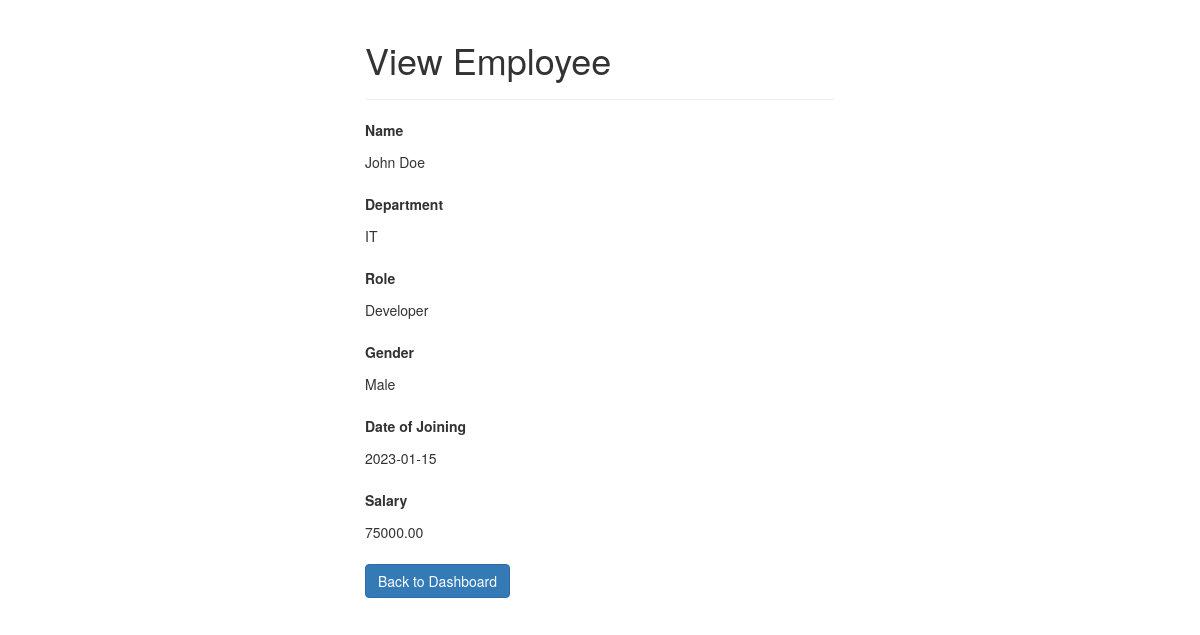
Screenshot of /view_employee.php?id=1 with the database file from the repository.
### tables this page shows
CREATE TABLE IF NOT EXISTS employees (
    id INT NOT NULL PRIMARY KEY AUTO_INCREMENT,
    name VARCHAR(100) NOT NULL,
    department VARCHAR(100) NOT NULL,
    role VARCHAR(100) NOT NULL,
    gender ENUM('Male', 'Female', 'Other') NOT NULL,
    date_of_joining DATE NOT NULL,
    salary DECIMAL(10, 2) NOT NULL,
    performance_score INT,
    projects_completed INT,
    training_hours INT,
    last_promotion_date DATE
);

### view_employee.php (the view, shortened to what this page needs)
<?php
require_once "config.php";
if(isset($_GET["id"]) && !empty(trim($_GET["id"]))){
    $sql = "SELECT * FROM employees WHERE id = ?";
    if($stmt = mysqli_prepare($link, $sql)){
        mysqli_stmt_bind_param($stmt, "i", $param_id);
        if(mysqli_stmt_execute($stmt)){
            $result = mysqli_stmt_get_result($stmt);
            if(mysqli_num_rows($result) == 1){
                $row = mysqli_fetch_array($result, MYSQLI_ASSOC);
                $name = $row["name"];
                $department = $row["department"];
                $role = $row["role"];
                $gender = $row["gender"];
                $date_of_joining = $row["date_of_joining"];
                $salary = $row["salary"];
            } else{
                header("location: error.php");
                exit();
            }
        } else{
            echo "Oops! Something went wrong. Please try again later.";
        }
    }
} else{
    header("location: error.php");
    exit();
}
?>
<!DOCTYPE html>
<html lang="en">
<head>
    <link rel="stylesheet" href="https://maxcdn.bootstrapcdn.com/bootstrap/3.3.7/css/bootstrap.css">
</head>
<body>
    <div class="wrapper">
        <div class="container-fluid">
            <div class="row">
                <div class="col-md-12">
                    <div class="page-header">
                        <h1>View Employee</h1>
                    </div>
                    <div class="form-group">
                        <label>Name</label>
                        <p class="form-control-static"><?php echo $name; ?></p>
                    </div>
                    <div class="form-group">
                        <label>Department</label>
                        <p class="form-control-static"><?php echo $department; ?></p>
                    </div>
                    <div class="form-group">
                        <label>Role</label>
                        <p class="form-control-static"><?php echo $role; ?></p>
                    </div>
                    <div class="form-group">
                        <label>Gender</label>
                        <p class="form-control-static"><?php echo $gender; ?></p>
                    </div>
                    <div class="form-group">
                        <label>Date of Joining</label>
                        <p class="form-control-static"><?php echo $date_of_joining; ?></p>
                    </div>
                    <div class="form-group">
                        <label>Salary</label>
                        <p class="form-control-static"><?php echo $salary; ?></p>
                    </div>
                    <p><a href="index.php" class="btn btn-primary">Back to Dashboard</a></p>
                </div>
            </div>
        </div>
    </div>
</body>
</html>

### view_employee.php (style rules this page uses)
.wrapper { width: 500px; margin: 0 auto; }

### rows the page displays
employees: name "John Doe", department "IT", role "Developer", gender "Male", date_of_joining "2023-01-15", salary "75000.00"
